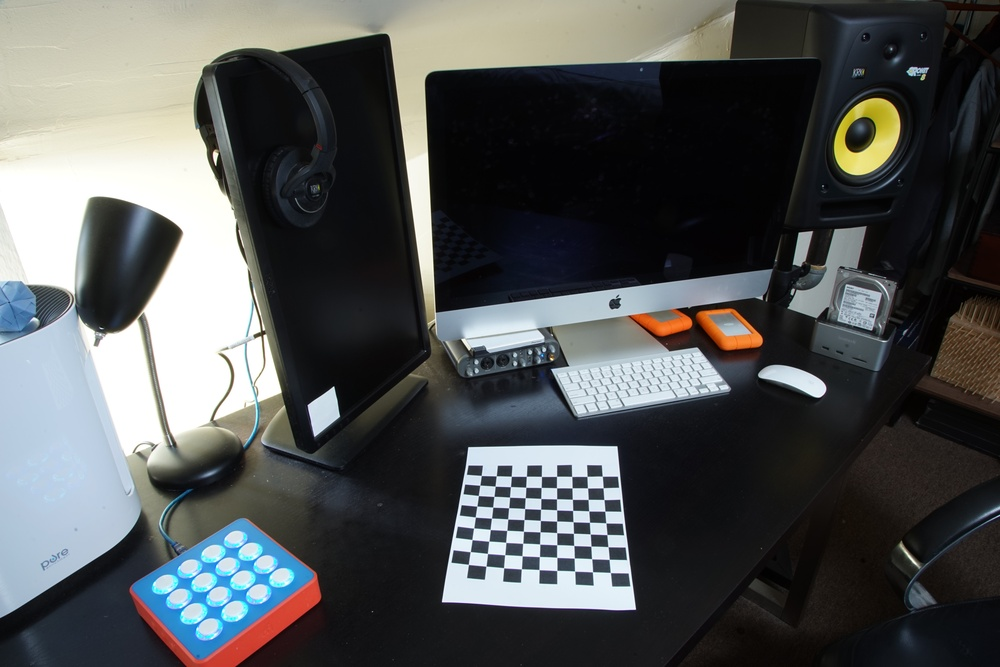
#> input picture images/calibration/DSC01116.JPG, 1000 x 667 px, shrunk from 6000 x 4000 before the run; its folder holds only this picture in this run
$ python pose.py
#> lines starting #> are read from the running program, lines starting #| are printed output that depends on the picture; after the words box and inside, x2 and y2 are one past the last pixel; in counts of white or black regions, pixels touching at a corner belong together
import cv2
import numpy as np
import os

def pose(imgs):
    objectPoints = [get_3d_checkerboard_points() for _ in imgs]
    imagePoints = [get_2d_checkerboard_points(img) for img in imgs]
    test_img = np.array(imgs[0])
    for pt in imagePoints[0]:
        y, x = pt.astype(int)
        test_img[x:20+x, y:20+y, :] = (255, 0, 0)
    cv2.imwrite("points.png", test_img)
    retval, cameraMatrix, distCoeffs, rvecs, tvecs = cv2.calibrateCamera(
        objectPoints=objectPoints,
        imagePoints=imagePoints,
        imageSize=imgs[0].shape[:2],
        cameraMatrix=None,
        distCoeffs=None
    )
    return retval, cameraMatrix, distCoeffs, rvecs, tvecs

def get_3d_checkerboard_points():
    x = np.linspace(1, 9, 9)  # Starts one block in from the left and top, so start at 1
    y = np.linspace(1, 9, 9)
    z = np.zeros((9, 9))
    xy = np.meshgrid(x, y)
    xyz = np.array(xy + [z])
    xyz_coords = np.moveaxis(xyz, 0, 2)
    xyz_coord_list = xyz_coords.reshape(-1, 3)
    return xyz_coord_list.astype(np.float32)

def get_2d_checkerboard_points(img, pattern_size=(9,9)):
    umat = cv2.UMat(img)
    retval, corners = cv2.findChessboardCorners(umat, pattern_size)
    return corners.get()[:, 0, :]

calibration_imgs_dir = "images/calibration"
files = [os.path.join(calibration_imgs_dir, f) for f in os.listdir(calibration_imgs_dir)]
calibration_imgs = [cv2.imread(f) for f in files]
#> calibration_imgs = 1 item
pose = pose(calibration_imgs)
#> in get_2d_checkerboard_points, img is the input picture: shape (667, 1000, 3); mean B, G, R 84.6, 84.6, 82.2
#> in get_2d_checkerboard_points, `retval, corners = cv2.findChessboardCorners(umat, pattern_size)`: retval = True
#> in pose, `imagePoints = [get_2d_checkerboard_points(img) for img in imgs]`: imagePoints = 1 point arrays, longest 81 points
#> the loop in pose, `for pt in imagePoints[0]:` made 81 passes
#> (pt, y, x) on passes 1 to 12: ([468.4, 564.4], 468, 564), ([470.3, 551.6], 470, 551), ([472, 539.6], 472, 539), ([473.7, 527.9], 473, 527), ([475.4, 517.1], 475, 517), ([476.8, 506.1], 476, 506), ([478.4, 495.5], 478, 495), ([479.8, 485.2], 479, 485), ([481.3, 475.5], 481, 475), ([486, 566.2], 486, 566), ([487.5, 553.5], 487, 553), ([488.8, 541.1], 488, 541)
#> after the loop in pose, `for pt in imagePoints[0]:`:
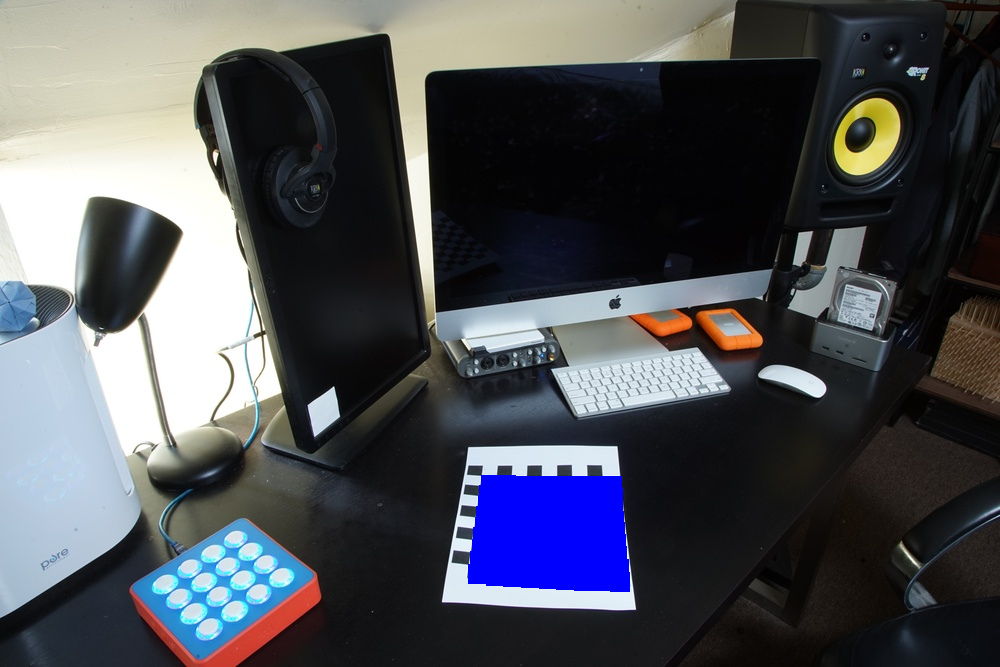
#> test_img: shape (667, 1000, 3); 2.58% of pixels changed, all inside (x1, y1, x2, y2) = (468, 475, 630, 592)
#> in pose, `retval, cameraMatrix, distCoeffs, rvecs, tvecs = cv2.calibrateCamera( ..`: retval = 0.528; cameraMatrix = [[821.9, 0, 321.2], [0, 1568.1, 476.9], [0, 0, 1]]; distCoeffs = [[1.94, -10.03, -0.071, -0.192, 25.74]]; rvecs = ([-1.08, -0.777, -1.15],); tvecs = ([7.29, 2.94, 43.91],)
#> pose = (0.528, [[821.9, 0, 321.2], [0, 1568.1, 476.9], [0, 0, 1]], [[1.94, -10.03, -0.071, -0.192, 25.74]], ([-1.08, -0.777, -1.15],), ([7.29, 2.94, 43.91],))
pass
